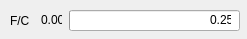
<ui version="4.0" >
 <class>QualityIndicatorUI</class>
 <widget class="QDialog" name="QualityIndicatorUI" >
  <property name="geometry" >
   <rect>
    <x>0</x>
    <y>0</y>
    <width>247</width>
    <height>39</height>
   </rect>
  </property>
  <property name="windowTitle" >
   <string>Quality indicator</string>
  </property>
  <widget class="QProgressBar" name="qualityBar" >
   <property name="geometry" >
    <rect>
     <x>69</x>
     <y>10</y>
     <width>171</width>
     <height>21</height>
    </rect>
   </property>
   <property name="value" >
    <number>0</number>
   </property>
   <property name="orientation" >
    <enum>Qt::Horizontal</enum>
   </property>
   <property name="format" >
    <string/>
   </property>
  </widget>
  <widget class="QLabel" name="label" >
   <property name="geometry" >
    <rect>
     <x>41</x>
     <y>12</y>
     <width>21</width>
     <height>16</height>
    </rect>
   </property>
   <property name="text" >
    <string>0.00</string>
   </property>
  </widget>
  <widget class="QLabel" name="label_2" >
   <property name="geometry" >
    <rect>
     <x>210</x>
     <y>12</y>
     <width>21</width>
     <height>16</height>
    </rect>
   </property>
   <property name="text" >
    <string>0.25</string>
   </property>
  </widget>
  <widget class="QLabel" name="fcLabel" >
   <property name="geometry" >
    <rect>
     <x>10</x>
     <y>13</y>
     <width>21</width>
     <height>16</height>
    </rect>
   </property>
   <property name="text" >
    <string>F/C</string>
   </property>
  </widget>
 </widget>
 <resources/>
 <connections/>
</ui>
